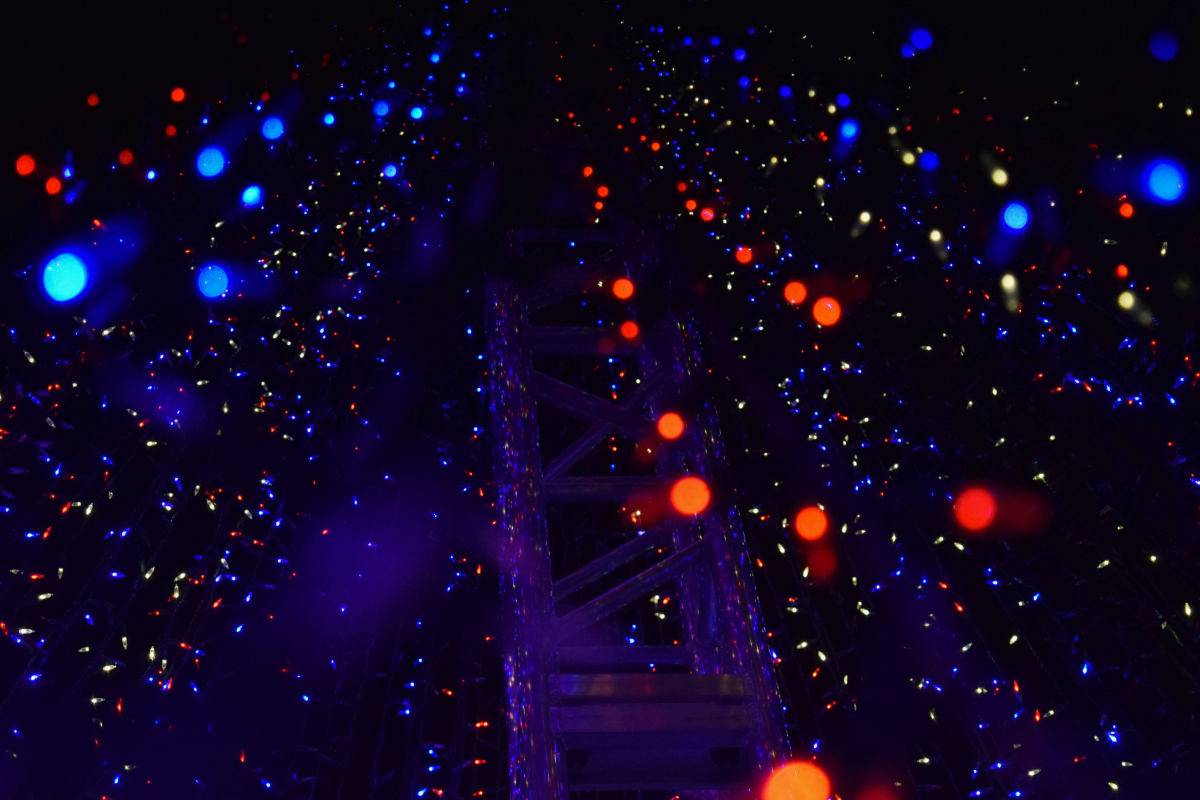
#> input picture image folder/stars.jpg, 6000 x 4000 px, found by its file name (shown at 1/5 size)
$ jupyter execute --allow-errors 'Image Processing by SP Day 2.ipynb'
#> lines starting #> are read from the running program, lines starting #| are printed output that depends on the picture; after the words box and inside, x2 and y2 are one past the last pixel; in counts of white or black regions, pixels touching at a corner belong together; long printed decimals are rounded
### Reading images into python

- Two primary libraries for reading images are scikit-image and opencv
- Pillow (PIL) can also be used
- However, it does not import images as numpy arrays; it imports the image as an object
- You can convert it into a numpy array using numpy.asarray(image_path)

[cell 1]
from skimage import io

[cell 2]
img = io.imread(r"D:\ML & DL\IP@SP\image folder\stars.jpg")
#> img is the input picture: shape (4000, 6000, 3); mean R, G, B 17.3, 5.5, 35.8

[cell 3]
print(img.shape)
#| (4000, 6000, 3)

[cell 4]
print(img.dtype)
#| uint8

- (y, x, c)
- (4000 pixels in height of image, 6000 pixels in width of image, RGB channels)
- unsigned integers going from 0 to 255

[cell 5]
print(img[0][1][2])
#| 9
print(img[3000][5000][1])
#| 8

- WAFP to read all the images in image folder and print their size

[cell 6]
from skimage import img_as_float

[cell 7]
img2 = img_as_float(img)

[cell 8]
print(img2.shape)
#| (4000, 6000, 3)

[cell 9]
print(img2.dtype)
#| float64

[cell 10]
print(img2[0][1][2])
#| 0.03529
print(img2[3000][5000][1])
#| 0.03137

- Everything remains the same, only the values are scaled between 0 and 1
- Ensures each pixel has a similar data distribution making convergence faster during training

- WAFP to normalize all the images in image folder

[cell 11]
import numpy as np

[cell 12]
img3 = img.astype(np.float64)

[cell 13]
print(img3.shape)
#| (4000, 6000, 3)

[cell 14]
print(img3.dtype)
#| float64

[cell 15]
print(img3[0][1][2])
#| 9.0
print(img3[3000][5000][1])
#| 8.0

- Values are float but not scaled between 0.0 and 1.0
- Do not do this

[cell 16]
from skimage import img_as_ubyte

[cell 17]
img_8bit = img_as_ubyte(img2)

[cell 18]
print(img_8bit.shape)
#| (4000, 6000, 3)

[cell 19]
print(img_8bit.dtype)
#| uint8

[cell 20]
print(img_8bit[0][1][2])
#| 9
print(img_8bit[3000][5000][1])
#| 8

- Converting it back to original form
- Image --> Normalize --> Process the image --> Convert back --> Save it

[cell 21]
import cv2

[cell 22]
img_cv2 = cv2.imread(r"D:\ML & DL\IP@SP\image folder\stars.jpg")

[cell 23]
print(img_cv2)
#> (printed output is left out)

[cell 24]
print(img)
#> (printed output is left out)

- opencv reads images as BGR
- Central channel remains the same
- Red and Blue channels have been swapped

[cell 25]
print(img_cv2.shape)
#| (4000, 6000, 3)
print(img.shape)
#| (4000, 6000, 3)

[cell 26]
print(img_cv2.dtype)
#| uint8
print(img.dtype)
#| uint8

[cell 27]
img_cameraman = cv2.imread(r"D:\ML & DL\IP@SP\image folder\cameraman.png")
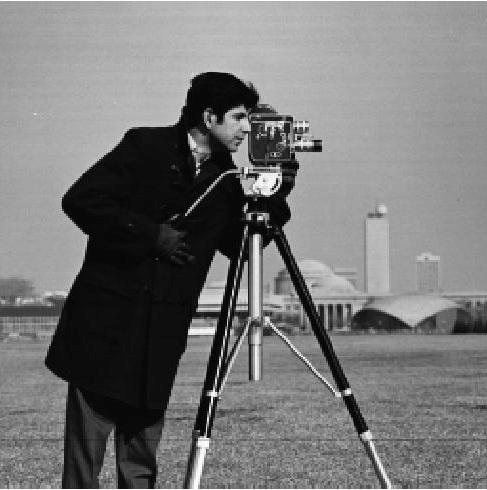
#> input picture image folder/cameraman.png, 487 x 490 px, found by its file name
#> img_cameraman is the input picture: shape (490, 487, 3); min 0, max 255, mean 118.8

[cell 28]
img_cameraman.shape
#> Out = (490, 487, 3)

[cell 29]
img_cameraman[0]
#> Out = 487 rows, first 8: [249, 249, 249], [251, 251, 251], [251, 251, 251], [253, 253, 253], [255, 255, 255], [255, 255, 255], [253, 253, 253], [253, 253, 253]

[cell 30]
img2_cameraman = io.imread(r"D:\ML & DL\IP@SP\image folder\cameraman.png")

[cell 31]
img2_cameraman.shape
#> Out = (490, 487, 3)

[cell 32]
img2_cameraman[0]
#> Out = 487 rows, first 8: [249, 249, 249], [251, 251, 251], [251, 251, 251], [253, 253, 253], [255, 255, 255], [255, 255, 255], [253, 253, 253], [253, 253, 253]

[cell 33]
img_cameraman_grey = cv2.imread(r"D:\ML & DL\IP@SP\image folder\cameraman.png", 0)
#> img_cameraman_grey: shape (490, 487); min 0, max 255, mean 118.8

- Use 0 flag to read the image as greyscale
- Use 1 flag to read the image with colour channels

- WAFP to check whether a JPEG image is coloured or grayscale; use the demo file in image folder to test your results

[cell 34]
img_cv2_RGB = cv2.cvtColor(img_cv2, cv2.COLOR_BGR2RGB)

[cell 35]
print(img_cv2_RGB)
#> (printed output is left out)

- Use skimage and cv2 to read images
- Both open images as numpy arrays, meaning that the images are ready to be processed

[cell 36]
img_pens = io.imread(r"D:\ML & DL\IP@SP\image folder\pens.bmp")
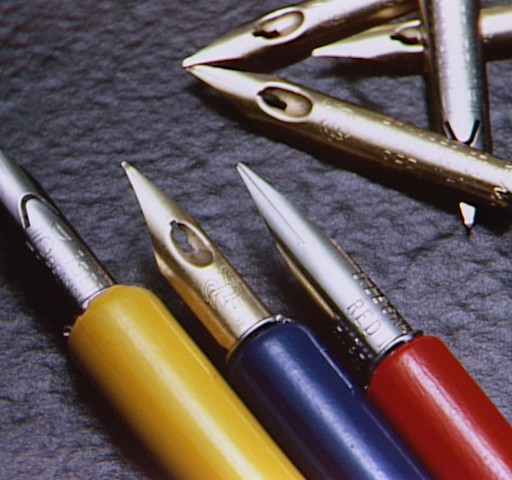
#> input picture image folder/pens.bmp, 512 x 480 px, found by its file name
#> img_pens is the input picture: shape (480, 512, 3); mean R, G, B 101.7, 88, 88.2
img_pens.shape
#> Out = (480, 512, 3)

[cell 37]
img_pens.max()
#> Out = 255

[cell 38]
img_pens.min()
#> Out = 0

[cell 39]
img_pens = img_pens * 0.5
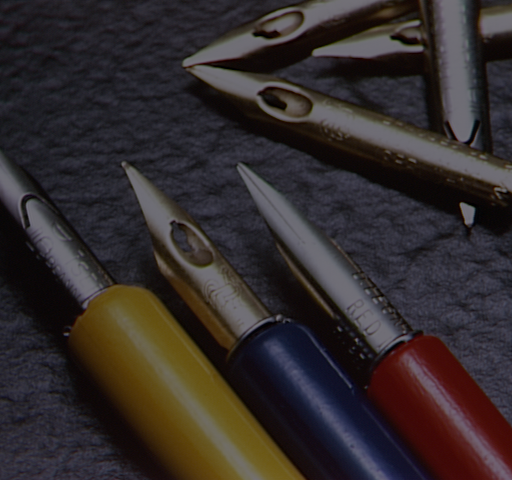
#> img_pens: shape (480, 512, 3) float64; mean R, G, B 50.8, 44, 44.1

[cell 40]
img_pens.max()
#> Out = 127.5

[cell 41]
img_pens.min()
#> Out = 0

#> (a cell that did not finish here is left out)

[cell 43]
from skimage import filters

[cell 44]
img_chestxray = io.imread(r"D:\ML & DL\IP@SP\image folder\chestxray.jpg")
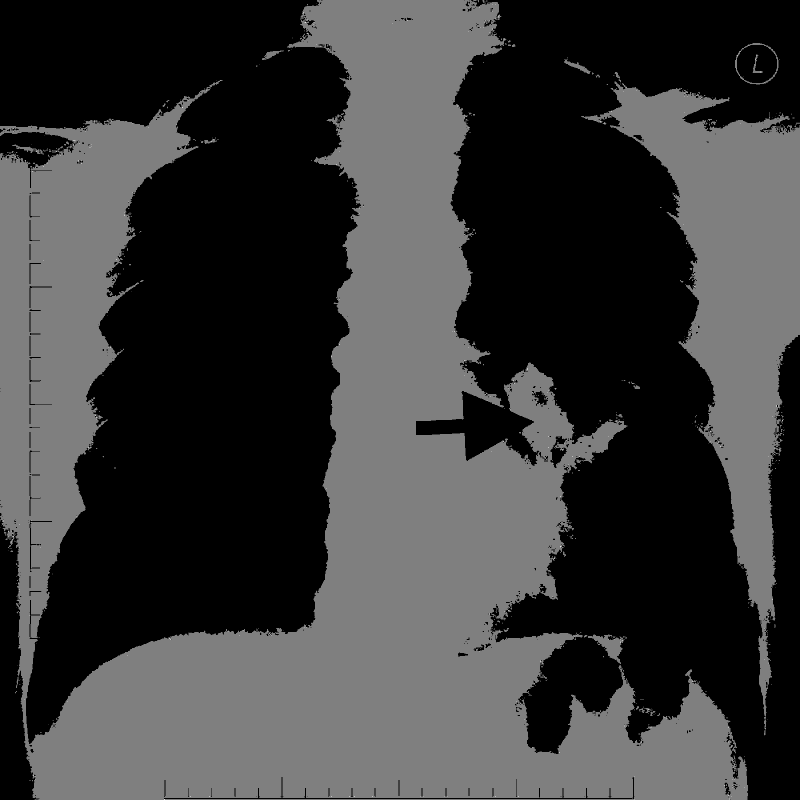
#> input picture 02-14-23/Normalised/chestxray.jpg, 1600 x 1600 px, found by its file name (shown at 1/2 size)
#> img_chestxray is the input picture: shape (1600, 1600); min 0, max 2, mean 0.457
img_chestxray.shape
#> Out = (1600, 1600)

[cell 45]
gaussian_img = filters.gaussian(img_chestxray, sigma=2)
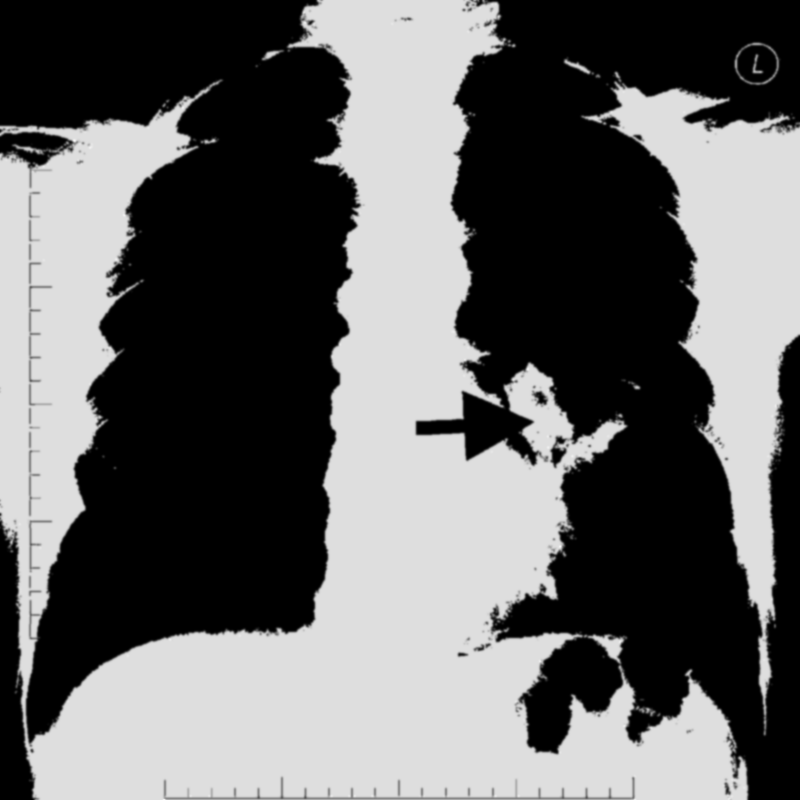
#> gaussian_img: shape (1600, 1600) float64 (shown at 1/2 size); min 0, max 0.0045, mean 0.00179; drawn with min black and max white
io.imsave("saved images/chestxray@gaussian.jpg", gaussian_img)

[cell 46]
from skimage import img_as_ubyte
gaussian_img_8bit = img_as_ubyte(gaussian_img)
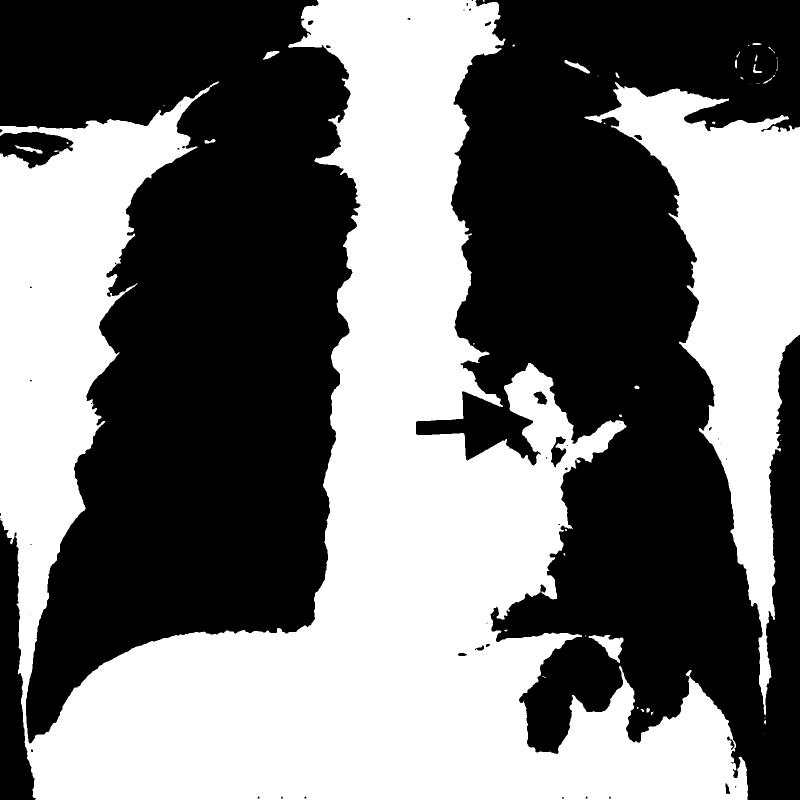
#> gaussian_img_8bit: shape (1600, 1600) (shown at 1/2 size); values 0 (black) and 1 (white), 45.8% white; 49 white regions (25 under 20 px), largest, box (x1, y1, x2, y2) and area: (0, 0, 1496, 1600) 992445, (1169, 164, 1600, 1431) 177596, (1177, 1270, 1247, 1326) 1660

[cell 47]
io.imsave("saved images/chestxray@gaussian2.jpg", gaussian_img_8bit)
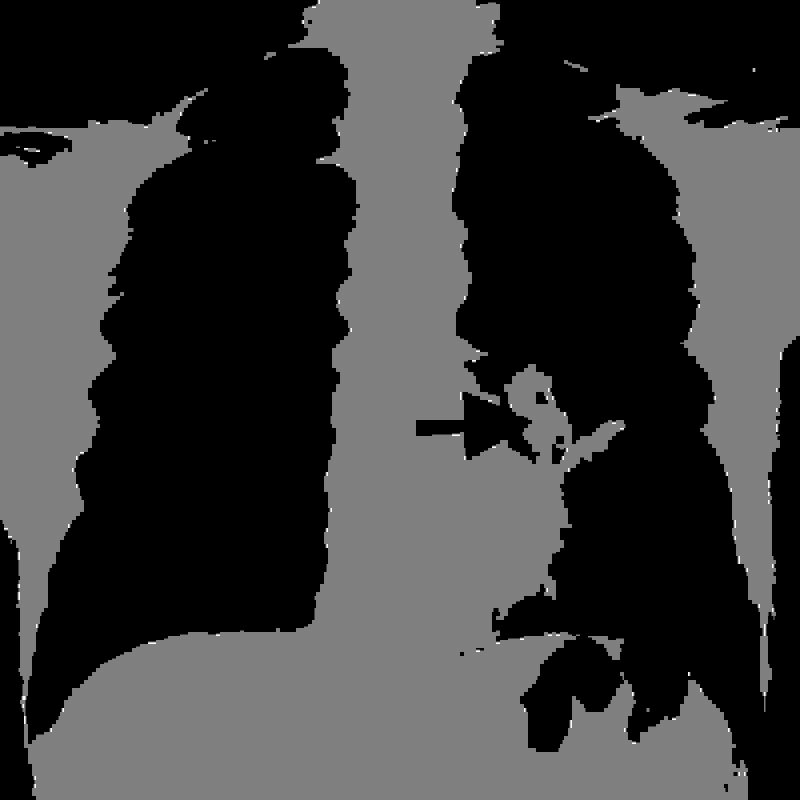
#> saved as chestxray@gaussian2.jpg: shape (1600, 1600) (shown at 1/2 size); min 0, max 2, mean 0.459; drawn with min black and max white

[cell 48]
cv2.imwrite("saved images/chestxray@gaussian3.jpg", gaussian_img_8bit)
#> Out = True
